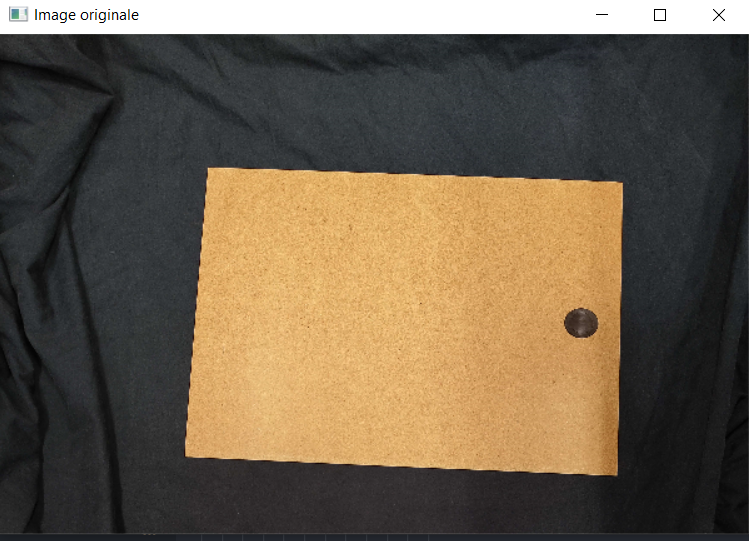
#> input picture screen/couleur.png, 749 x 541 px
$ python -i plate_orientation.py   (imports and definitions only)
#> lines starting #> are read from the running program, lines starting #| are printed output that depends on the picture; after the words box and inside, x2 and y2 are one past the last pixel; in counts of white or black regions, pixels touching at a corner belong together
import json
import os
import cv2
import numpy as np

def determine_plate_orientation(image_path):
    """
    Détermine l'angle d'orientation d'une plaque à partir d'une image.

    Parameters:
    - image_path (str): Chemin vers le fichier image.

    Returns:
    - float or None: L'angle d'orientation de la plaque en degrés, ou None si la détection est impossible.

    Processus :
    1. Convertit l'image en niveaux de gris.
    2. Applique une augmentation de contraste en utilisant l'égalisation d'histogramme.
    3. Utilise la détection de coins Shi-Tomasi pour trouver les coins significatifs.
    4. Sélectionne les coins les plus éloignés pour déterminer la diagonale de la plaque.
    5. Dessine une ligne entre les coins sélectionnés.
    6. Calcule l'angle d'orientation en degrés à partir de la ligne.
    """
#> called with image_path = 'screen/couleur.png'
    # Charger l'image
    image = cv2.imread(image_path)
#> image is the input picture: shape (541, 749, 3); mean B, G, R 75.9, 95, 109.2

    # Convertir l'image en niveaux de gris
    gray = cv2.cvtColor(image, cv2.COLOR_BGR2GRAY)
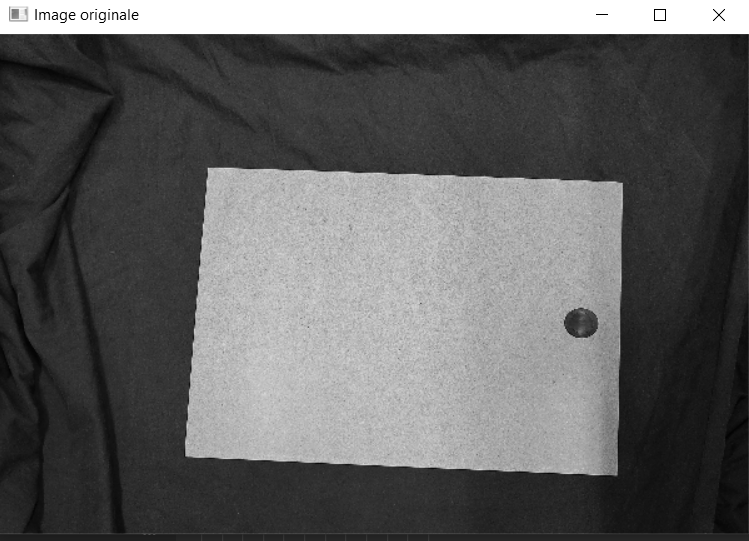
#> gray: shape (541, 749); min 0, max 255, mean 97.1

    # Appliquer une augmentation de contraste en utilisant l'égalisation d'histogramme
    equalized = cv2.equalizeHist(gray)
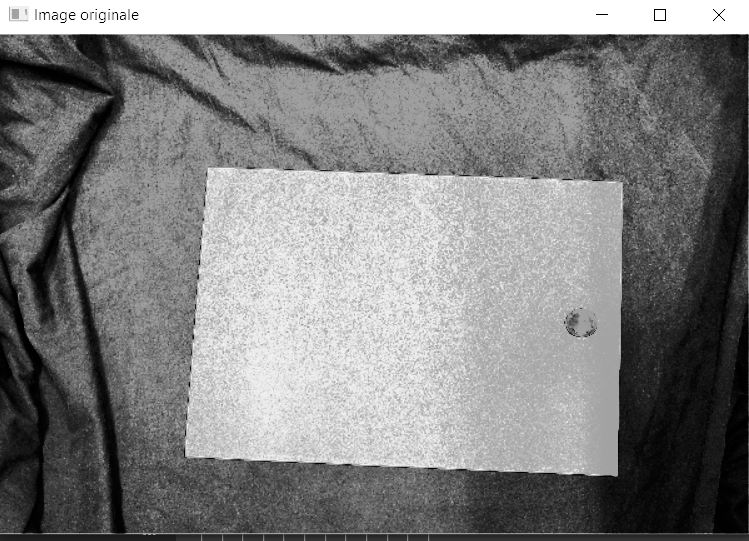
#> equalized: shape (541, 749); min 0, max 255, mean 129.4

    # Appliquer la détection de coins Shi-Tomasi
    corners = cv2.goodFeaturesToTrack(equalized, maxCorners=100, qualityLevel=0.01, minDistance=10)
#> corners = 100 rows, first 8: [719, 15], [663, 18], [133, 17], [70, 17], [122, 17], [54, 17], [654, 9], [85, 14]

    # Convertir les coordonnées des coins en entiers
    corners = np.int0(corners)

    # Dessiner les coins sur l'image
    for corner in corners:
        x, y = corner.ravel()
        cv2.circle(image, (x, y), 3, 255, -1)
#> this loop made 100 passes
#> (x, y) on passes 1 to 12: (719, 15), (663, 18), (133, 17), (70, 17), (122, 17), (54, 17), (654, 9), (85, 14), (42, 13), (101, 14), (608, 14), (596, 14)
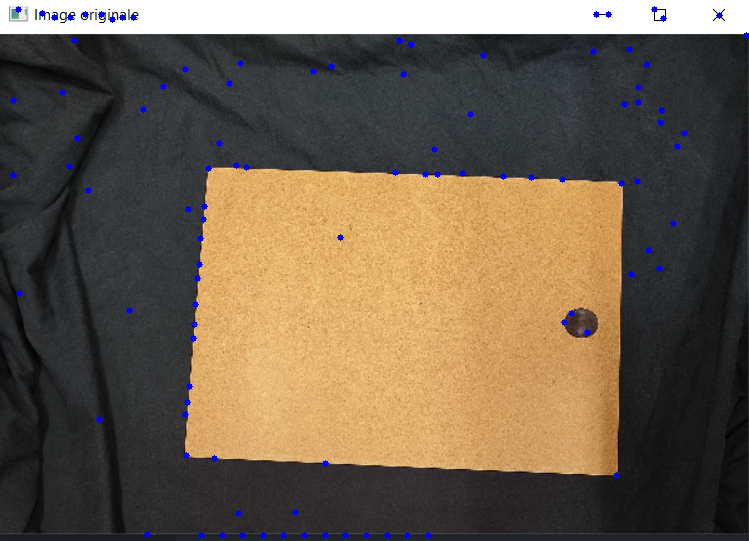
#> image: shape (541, 749, 3); 0.72% of pixels changed, all inside (x1, y1, x2, y2) = (10, 6, 749, 539)

    # Calculer l'orientation de la plaque
    if len(corners) >= 4:
        # Sélectionner les coins les plus éloignés
        top_left = min(corners, key=lambda corner: corner[0][0] + corner[0][1])
#> top_left = [[18, 9]]
        bottom_right = max(corners, key=lambda corner: corner[0][0] + corner[0][1])
#> bottom_right = [[616, 475]]

        # Dessiner une ligne entre les coins sélectionnés
        cv2.line(image, (top_left[0][0], top_left[0][1]), (bottom_right[0][0], bottom_right[0][1]), (0, 255, 0), 2)
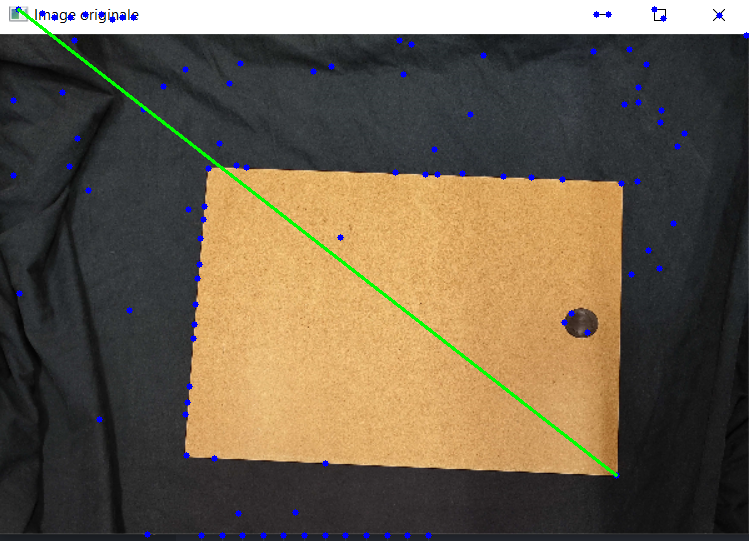
#> image: shape (541, 749, 3); 0.61% of pixels changed, all inside (x1, y1, x2, y2) = (17, 8, 618, 477)

        # Calculer l'angle d'orientation
        angle = np.arctan2(bottom_right[0][1] - top_left[0][1], bottom_right[0][0] - top_left[0][0]) * 180 / np.pi
#> angle = 37.93
        angle = round(angle,3)

    # Obtenez le nom du fichier avec l'extension
    filename = os.path.basename(image_path)

    # Charger le contenu actuel du fichier JSON ou créer un dictionnaire vide si le fichier est vide
    if os.path.exists("data.json") and os.stat("data.json").st_size != 0:
        with open("data.json", "r") as json_file:
#> (reads data.json from the repository)
            json_data = json.load(json_file)
    else:
        json_data = {}

    # Ajouter ou mettre à jour les informations spécifiques pour l'image actuelle
    json_data.setdefault(filename, {}).update({"orientation": angle})

    # Enregistrez le dictionnaire mis à jour dans le fichier JSON
    with open("data.json", "w") as json_file:
        json.dump(json_data, json_file)

    return angle

"""
image_path = "./fichierImage/1.png"
orientation_angle = determine_plate_orientation(image_path)

if orientation_angle is not None:
    print(f"L'angle d'orientation de la plaque est : {orientation_angle} degrés.")
else:
    print("Impossible de déterminer l'orientation de la plaque.")
"""

>>> result = determine_plate_orientation('screen/couleur.png')
#> result = 37.93
